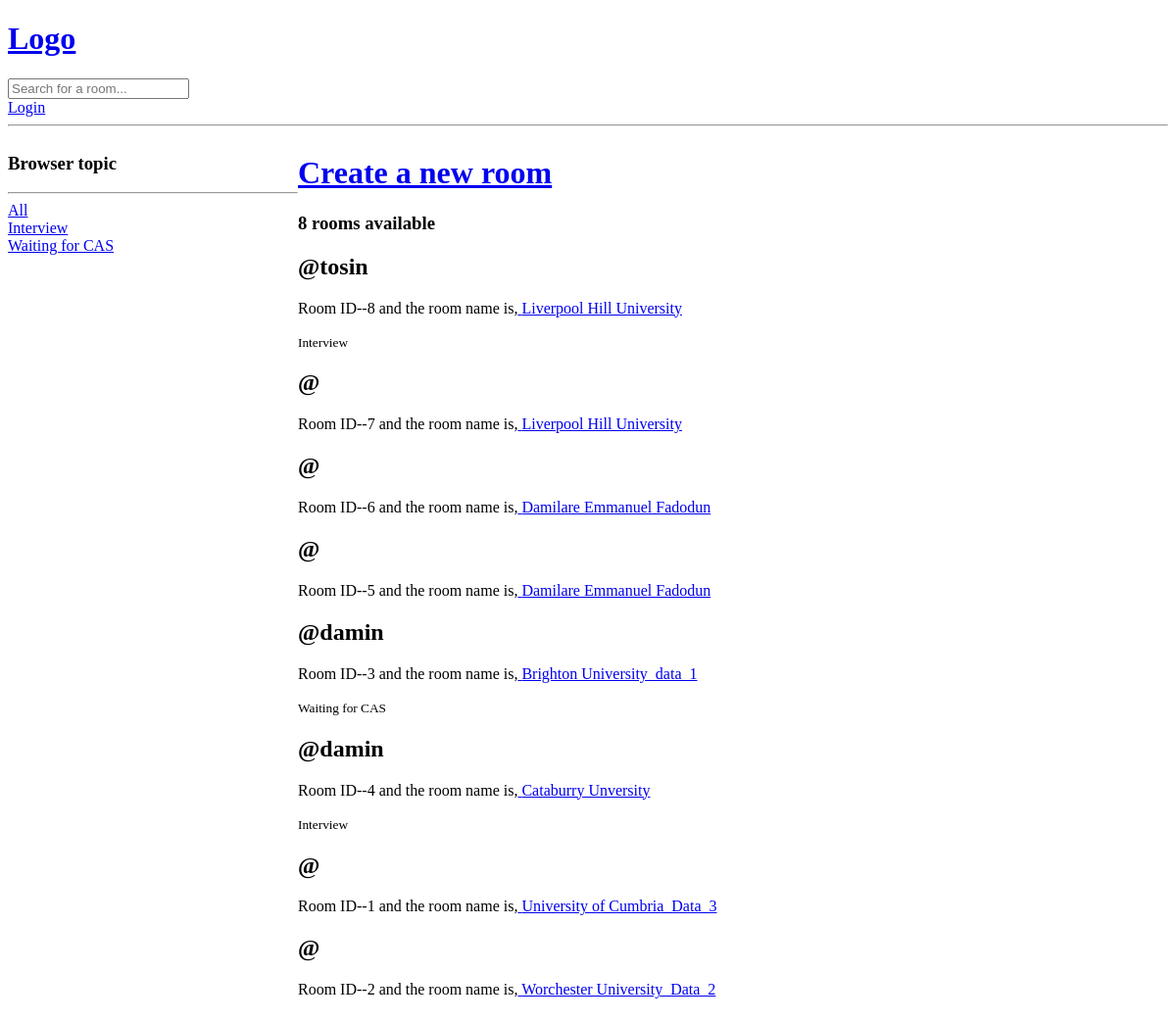
Before: /room with the older database file.
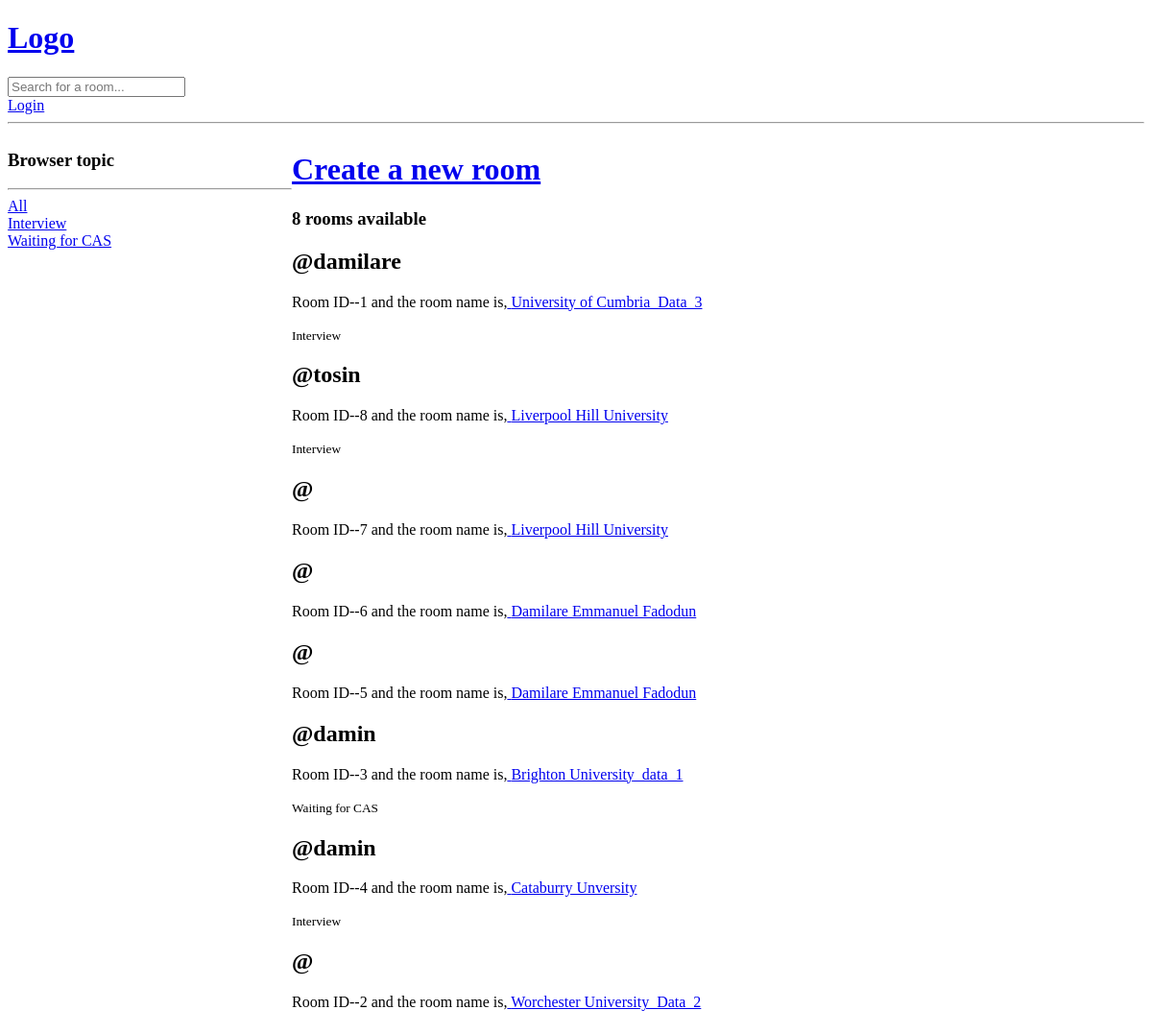
After: the same page with the newer database file.
### base/models.py (models this page shows, shortened)
class Topic(models.Model):
    name = models.CharField(max_length=200)

class Room(models.Model):
    host = models.ForeignKey(User, on_delete=models.SET_NULL, null=True)
    topic = models.ForeignKey(Topic, on_delete=models.SET_NULL, null=True)
    name = models.CharField(max_length=200)
    description = models.TextField(null=True, blank=True)
    participants = models.ManyToManyField(User, related_name='participants', blank=True)
    updated = models.DateTimeField(auto_now=True)
    created = models.DateTimeField(auto_now_add=True)
    class Meta:
        ordering = ['-updated', '-created']

### base/views.py (the view)
# urls.py: path("room", views.room, name="room"),  # Room page
def room(request):
        q = request.GET.get('q') if request.GET.get('q') != None else ''
        rooms = Room.objects.filter(
                Q(topic__name__icontains=q)|
                Q(name__icontains=q) |
                Q(description__icontains=q)
                )
        topics =  Topic.objects.all()
        rooms_count = rooms.count()
        context =  {'rooms': rooms, 'topics': topics, 'rooms_count': rooms_count}
        return render(request,"base/room.html",context)

### base/templates/base/room.html (shortened to what this page needs)
{% extends "layout.html" %} {% block content %}
<div class="home-container">
  <div>
    <h3>Browser topic</h3>
    <hr />
    <div>
      <a href="{% url 'room'%}">All </a>
    </div>
    {% for topic in topics %}
    <div>
      <a href="{% url 'room'%}?q={{topic.name}}"> {{topic.name }} </a>
    </div>
    {% endfor %}
  </div>
  <div>
    <a href="{% url 'create_room' %}">
      <h1>Create a new room</h1>
    </a>
    <h3>{{rooms_count}} rooms available</h3>
    {% for room in rooms %}
    <h2>@{{room.host.username}}</h2>
    <p>
      Room ID--{{room.id}} and the room name is,<a
        href="{% url 'room_details' room.id %}"
      >
        {{room.name}}
      </a>
    </p>
    <small>{{room.topic.name}}</small>
    {%endfor%}
  </div>
</div>
{% endblock %}

### templates/layout.html (shortened to what this page needs)
<!DOCTYPE html>
<html lang="en">
  <head>
  </head>
  <body>
    {% include "navbar.html" %}  {% block content %} {% endblock %}
  </body>
</html>

### templates/navbar.html
<a href="/">
  <h1>Logo</h1>
</a>
<form method="GET" action="{% url 'room' %}">
  <input type="text" name="q" placeholder="Search for a room..." />
</form>
{% if request.user.is_authenticated %} Hello {{ request.user.username|title }} |
<a href="logout">Logout</a>
{% else %}
<a href="{% url 'login' %}">Login</a>
{% endif %}
<hr />

### base/templates/base/room.html (style rules this page uses)
.home-container { display: grid; grid-template-columns: 1fr 3fr; }

Changed rows visible on the page:
changed Room "University of Cumbria_Data_3": host.username (not shown) → "damilare"; topic.name (not shown) → "Interview"; moves up the list
